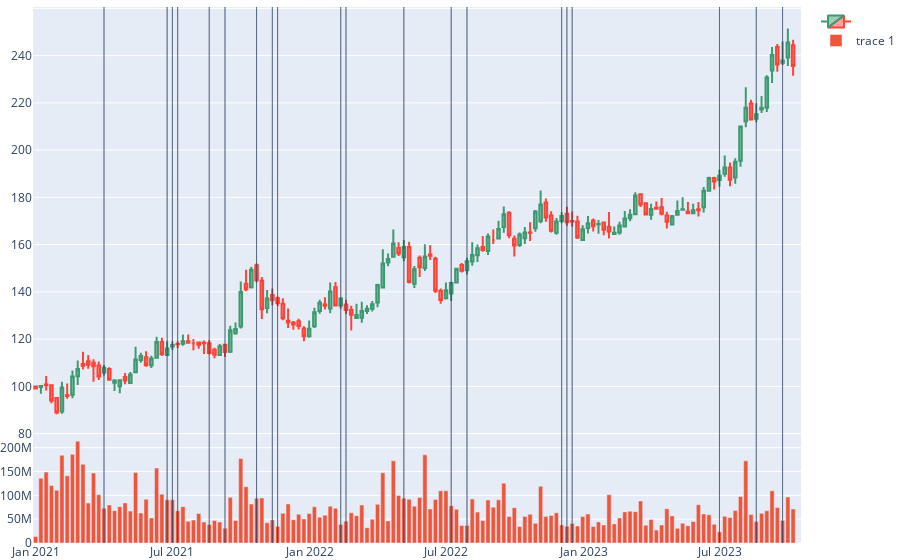

The cell this chart's notebook holds for it:
### Code cell
from plotly.subplots import make_subplots
fig = make_subplots(rows=2, cols=1, row_heights=[0.8,0.2], shared_xaxes=True, vertical_spacing=0)

fig.add_trace(go.Candlestick(x=dfw.index,open=dfw['Open'],high=dfw['High'],low=dfw['Low'],close=dfw['Close'],
                                            name=''), row=1, col=1)

fig.add_trace(go.Bar(x=dfw.index, y=dfw['Volume']), row=2, col=1)

for i in final_case.index.tolist():
    fig.add_shape(
            x0=i, x1=i, y0=0, y1=1, xref='x', yref='paper',
            line_width=0.5)
    
fig.update_xaxes(
    visible=True,
    rangeslider={'visible':False},
    showspikes=False, spikemode='across', spikesnap='cursor',
    showgrid=False, zeroline=True, gridwidth=1, gridcolor='#3E464E', zerolinewidth=3, zerolinecolor='#3E464E'
)
fig.update_layout(
    margin={'l':0, 'b':0, 't':0}
)

fig.show()

### Figure 1 — Plotly figure (JSON) as saved in the notebook; plotly's stock layout.template omitted (floating-point values rounded to 4 significant figures; data arrays with more than 128 entries replaced by an {"elided": "..."} marker saying what was removed)
{"data": [{"close": {"elided": "146 float values"}, "high": {"elided": "146 float values"}, "low": {"elided": "146 float values"}, "name": "", "open": {"elided": "146 float values"}, "type": "candlestick", "x": {"elided": "146 str values"}, "xaxis": "x", "yaxis": "y"}, {"type": "bar", "x": {"elided": "146 str values"}, "xaxis": "x2", "y": {"elided": "146 int values"}, "yaxis": "y2"}], "layout": {"margin": {"b": 0, "l": 0, "t": 0}, "shapes": [{"line": {"width": 0.5}, "x0": "2021-04-02T00:00:00", "x1": "2021-04-02T00:00:00", "xref": "x", "y0": 0, "y1": 1, "yref": "paper"}, {"line": {"width": 0.5}, "x0": "2021-06-25T00:00:00", "x1": "2021-06-25T00:00:00", "xref": "x", "y0": 0, "y1": 1, "yref": "paper"}, {"line": {"width": 0.5}, "x0": "2021-07-02T00:00:00", "x1": "2021-07-02T00:00:00", "xref": "x", "y0": 0, "y1": 1, "yref": "paper"}, {"line": {"width": 0.5}, "x0": "2021-07-09T00:00:00", "x1": "2021-07-09T00:00:00", "xref": "x", "y0": 0, "y1": 1, "yref": "paper"}, {"line": {"width": 0.5}, "x0": "2021-08-20T00:00:00", "x1": "2021-08-20T00:00:00", "xref": "x", "y0": 0, "y1": 1, "yref": "paper"}, {"line": {"width": 0.5}, "x0": "2021-09-10T00:00:00", "x1": "2021-09-10T00:00:00", "xref": "x", "y0": 0, "y1": 1, "yref": "paper"}, {"line": {"width": 0.5}, "x0": "2021-10-22T00:00:00", "x1": "2021-10-22T00:00:00", "xref": "x", "y0": 0, "y1": 1, "yref": "paper"}, {"line": {"width": 0.5}, "x0": "2021-11-12T00:00:00", "x1": "2021-11-12T00:00:00", "xref": "x", "y0": 0, "y1": 1, "yref": "paper"}, {"line": {"width": 0.5}, "x0": "2021-11-19T00:00:00", "x1": "2021-11-19T00:00:00", "xref": "x", "y0": 0, "y1": 1, "yref": "paper"}, {"line": {"width": 0.5}, "x0": "2022-02-11T00:00:00", "x1": "2022-02-11T00:00:00", "xref": "x", "y0": 0, "y1": 1, "yref": "paper"}, {"line": {"width": 0.5}, "x0": "2022-02-18T00:00:00", "x1": "2022-02-18T00:00:00", "xref": "x", "y0": 0, "y1": 1, "yref": "paper"}, {"line": {"width": 0.5}, "x0": "2022-05-06T00:00:00", "x1": "2022-05-06T00:00:00", "xref": "x", "y0": 0, "y1": 1, "yref": "paper"}, {"line": {"width": 0.5}, "x0": "2022-07-08T00:00:00", "x1": "2022-07-08T00:00:00", "xref": "x", "y0": 0, "y1": 1, "yref": "paper"}, {"line": {"width": 0.5}, "x0": "2022-07-29T00:00:00", "x1": "2022-07-29T00:00:00", "xref": "x", "y0": 0, "y1": 1, "yref": "paper"}, {"line": {"width": 0.5}, "x0": "2022-12-02T00:00:00", "x1": "2022-12-02T00:00:00", "xref": "x", "y0": 0, "y1": 1, "yref": "paper"}, {"line": {"width": 0.5}, "x0": "2022-12-09T00:00:00", "x1": "2022-12-09T00:00:00", "xref": "x", "y0": 0, "y1": 1, "yref": "paper"}, {"line": {"width": 0.5}, "x0": "2022-12-16T00:00:00", "x1": "2022-12-16T00:00:00", "xref": "x", "y0": 0, "y1": 1, "yref": "paper"}, {"line": {"width": 0.5}, "x0": "2023-06-30T00:00:00", "x1": "2023-06-30T00:00:00", "xref": "x", "y0": 0, "y1": 1, "yref": "paper"}, {"line": {"width": 0.5}, "x0": "2023-08-18T00:00:00", "x1": "2023-08-18T00:00:00", "xref": "x", "y0": 0, "y1": 1, "yref": "paper"}, {"line": {"width": 0.5}, "x0": "2023-09-22T00:00:00", "x1": "2023-09-22T00:00:00", "xref": "x", "y0": 0, "y1": 1, "yref": "paper"}], "xaxis": {"anchor": "y", "domain": [0, 1], "gridcolor": "#3E464E", "gridwidth": 1, "matches": "x2", "rangeslider": {"visible": false}, "showgrid": false, "showspikes": false, "showticklabels": false, "spikemode": "across", "spikesnap": "cursor", "visible": true, "zeroline": true, "zerolinecolor": "#3E464E", "zerolinewidth": 3}, "xaxis2": {"anchor": "y2", "domain": [0, 1], "gridcolor": "#3E464E", "gridwidth": 1, "rangeslider": {"visible": false}, "showgrid": false, "showspikes": false, "spikemode": "across", "spikesnap": "cursor", "visible": true, "zeroline": true, "zerolinecolor": "#3E464E", "zerolinewidth": 3}, "yaxis": {"anchor": "x", "domain": [0.2, 1]}, "yaxis2": {"anchor": "x2", "domain": [0, 0.2]}}}
